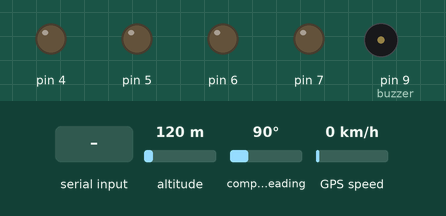
Recording of a sketch running on a simulated Arduino Uno, built with avr-gcc and run on an emulated ATmega328P. On the bench: output pins drawn as LEDs (lit = HIGH), buzzer (waves = sounding). The test bench sets the inputs (shaded band); at power-on: altitude 120 m, compass heading 90°, GPS speed 0 km/h. The GPS gets a fix after 3 s at 37.7749, -122.4194 with 8 satellites.

Above: at 1.2 s.
1.3 s: byte 1 (1) received over Serial
At 2.2 s:
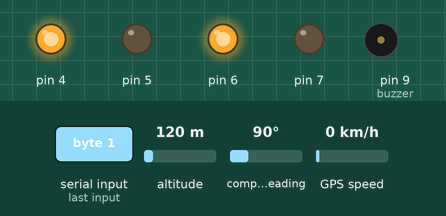
4.5 s: byte 2 (2) received over Serial
At 5.7 s:
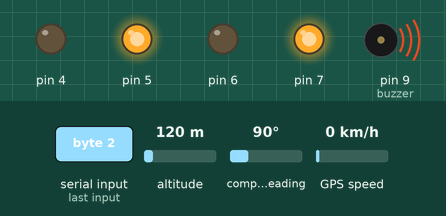
6.0 s: byte 3 (3) received over Serial
At 7.0 s:
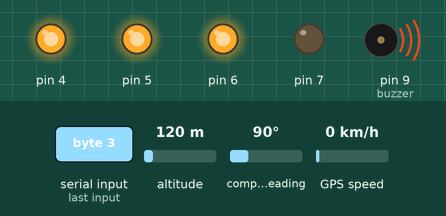
7.5 s: byte 4 (4) received over Serial
At 8.1 s:
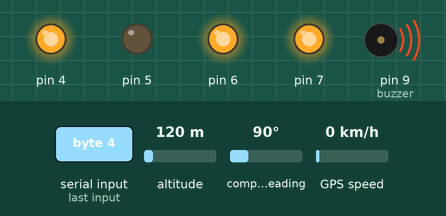
9.0 s: byte 5 (5) received over Serial
At 10.4 s:
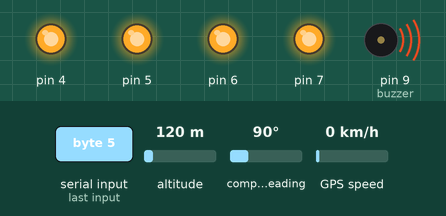
Timing chart, 0 to 11.5 s (numbered marks = the images above; inputs shaded):
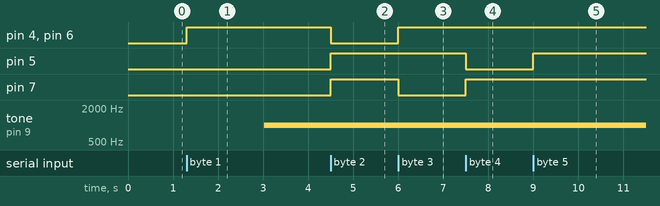

The sketch:

gps_based_border_alert_system_arduino_code_.ino
```cpp
#include <TinyGPS++.h>
#include <SoftwareSerial.h>

const int buzzer = 9; //buzzer to arduino pin 9
static const int RXPin = 3, TXPin = 2;
static const uint32_t GPSBaud = 9600;
TinyGPSPlus gps;

// The serial connection to the GPS device
SoftwareSerial ss(RXPin, TXPin);

void setup() {
 Serial.begin(9600);
 pinMode(4,OUTPUT);
 pinMode(5,OUTPUT);
 pinMode(6,OUTPUT);
 pinMode(7,OUTPUT);
 ss.begin(GPSBaud);
}

void loop() {

 if(Serial.available())
 {
 int z = Serial.read();

 if(z==1)
 {
 digitalWrite(4,HIGH);
 digitalWrite(5,LOW);
 digitalWrite(6,HIGH);
 digitalWrite(7,LOW);
 }

 if(z==2)
 {
 digitalWrite(4,LOW);
 digitalWrite(5,HIGH);
 digitalWrite(6,LOW);
 digitalWrite(7,HIGH);
 }

  if(z==3)
 {

 digitalWrite(4,HIGH);
 digitalWrite(5,HIGH);
 digitalWrite(6,HIGH);
 digitalWrite(7,LOW);
 }

 if(z==4)
 {

 digitalWrite(4,HIGH);
 digitalWrite(5,LOW);
 digitalWrite(6,HIGH);
 digitalWrite(7,HIGH);
 }

 if(z==5)
 {
 digitalWrite(4,HIGH);
 digitalWrite(5,HIGH);
 digitalWrite(6,HIGH);
 digitalWrite(7,HIGH);
 }
 }
 if (ss.available() > 0)
   {
    if (gps.encode(ss.read()))
      {

        if (gps.location.isValid())
  {
   if( (gps.location.lat())>=28.5258 )     //lattitude location according to ur own location
    {


      tone(buzzer, 1000);
     digitalWrite(12,HIGH); //danger zone
     digitalWrite(13,LOW);  //safe zone
     }

 if( (gps.location.lat())<28.5257)
     {

    noTone(buzzer);
      digitalWrite(13,HIGH); //safe zone
      digitalWrite(12,LOW);  //danger zone
      }


      }

        }
   }

}
```

Measured:
- after the input at 1.3 s, pin 4, pin 6: LOW → HIGH at once
- after the input at 4.5 s, pin 4, pin 6: HIGH → LOW at once; pin 5, pin 7: LOW → HIGH at once
- after the input at 6.0 s, pin 4, pin 6: LOW → HIGH at once; pin 7: HIGH → LOW at once
- after the input at 7.5 s, pin 5: HIGH → LOW at once; pin 7: LOW → HIGH at once
- after the input at 9.0 s, pin 5: LOW → HIGH at once
